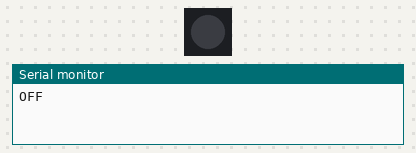
A program run on a simulated ESP32-S3. On the bench: 1 RGB LEDs in strip order, left to right, the last lines printed to the serial monitor. Dim RGB values are drawn brighter than linear.

Above: at 0.2 s.
At 1.7 s:
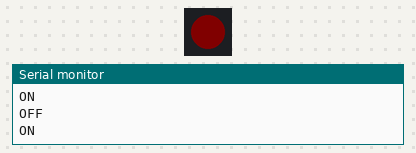
Timing chart, 0 to 3.0 s (numbered marks = the images above):
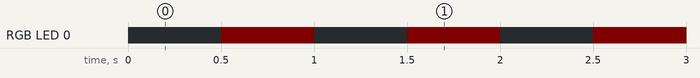

Measured:
- by itself, RGB LED 0: alternates RGB(5, 0, 0) for 0.50 s and off for 0.50 s

The program:

main.cpp
```cpp
#include <Adafruit_NeoPixel.h>

#define LED_BUILTIN_PIN 48 // NeoPixel pin on ESP32S3
#define NUM_PIXELS 1       // Number of NeoPixels

Adafruit_NeoPixel inbuilt_led(NUM_PIXELS, LED_BUILTIN_PIN, NEO_GRB + NEO_KHZ800);

void setup()
{
  // Initialize serial communication at 115200 bits per second:
  Serial.begin(115200);
  while (!Serial)
  {
    delay(10);
  }

  inbuilt_led.begin();
  inbuilt_led.setBrightness(5); // Set brightness to 5% (0 to 255)
}

void loop()
{
  inbuilt_led.clear(); // Clear the NeoPixel
  inbuilt_led.show();
  Serial.println("OFF");
  delay(500); // Wait for 500 milliseconds

  inbuilt_led.setPixelColor(0, inbuilt_led.Color(255, 0, 0)); // Set NeoPixel color (Red)
  inbuilt_led.show();
  Serial.println("ON");
  delay(500); // Wait for 500 milliseconds
}
```
